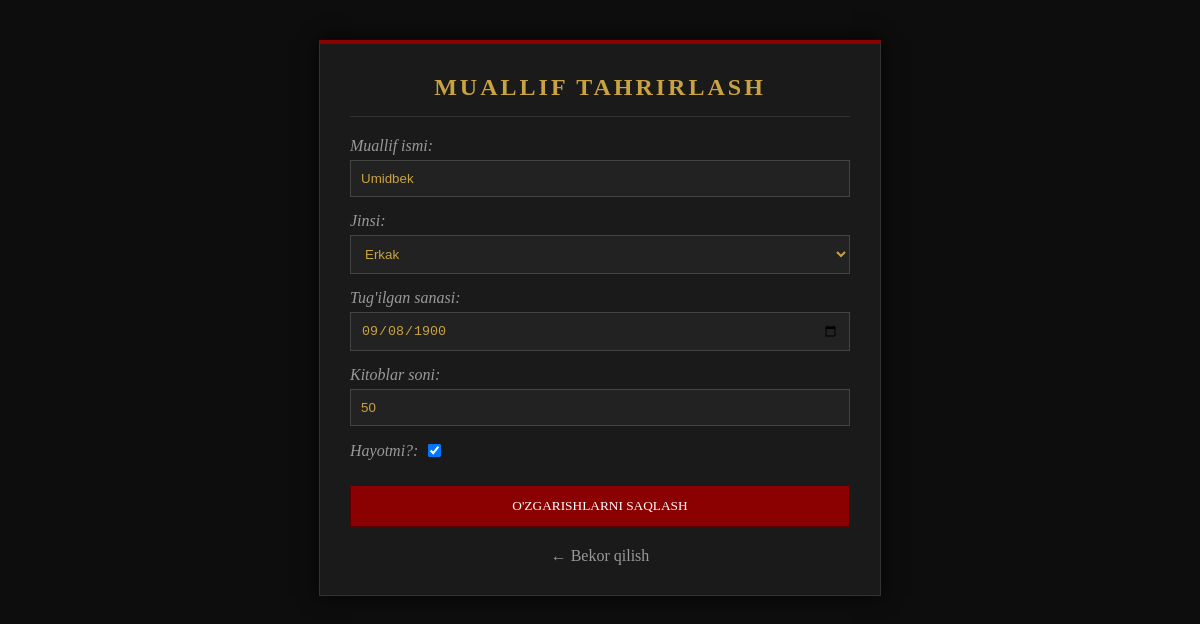
The app's page /muallif/3/tahrirlash/ with its own data.
### main/models.py (models this page shows, shortened)
class Muallif(models.Model):
    class Jins(models.TextChoices):
        MALE = 'male', 'Male'
        FEMALE = 'female', 'Female'
    ism = models.CharField(max_length = 100)
    jins = models.CharField(max_length = 100, choices=Jins.choices)
    tugilgan_sana = models.DateField()
    kitob_soni = models.IntegerField()
    tirik = models.BooleanField()
    class Meta:
        verbose_name = "Muallif"
        verbose_name_plural = "Mualliflar"

### main/views.py (the view, shortened to what this page needs)
# urls.py: path('muallif/<int:pk>/tahrirlash/', views.muallif_tahrirlash, name='muallif_tahrirlash'),
def muallif_tahrirlash(request, pk):
    muallif = get_object_or_404(Muallif, id=pk)
    return render(request, 'muallif_tahrirlash.html', {'muallif': muallif})

### main/templates/muallif_tahrirlash.html (shortened to what this page needs)
<!DOCTYPE html>
<html lang="uz">
<head>
</head>
<body>
    <div class="container">
        <h2>Muallif Tahrirlash</h2>
        <form method="POST">
            <label>Muallif ismi:</label>
            <input type="text" name="ism" value="{{ muallif.ism }}" required>
            <label>Jinsi:</label>
            <select name="jins" required>
                <option value="male" {% if muallif.jins == 'male' %}selected{% endif %}>Erkak</option>
            </select>
            <label>Tug'ilgan sanasi:</label>
            <input type="date" name="tugilgan_sana" value="{{ muallif.tugilgan_sana|date:'Y-m-d' }}" required>
            <label>Kitoblar soni:</label>
            <input type="number" name="kitob_soni" value="{{ muallif.kitob_soni }}" required>
            <label style="display: flex; align-items: center;">
                Hayotmi?: <input type="checkbox" name="tirik" style="margin-left:10px;" {% if muallif.tirik %}checked{% endif %}>
            </label>
            <button type="submit" class="submit-btn">O'zgarishlarni Saqlash</button>
        </form>
        <a href="/mualliflar/" class="back-btn">&#8592; Bekor qilish</a>
    </div>
</body>
</html>

### main/templates/muallif_tahrirlash.html (style rules this page uses)
body { background-color: #0d0d0d; color: #e0e0e0; font-family: 'Georgia', serif; margin: 0; padding: 40px 20px; }
.container { max-width: 500px; margin: 0 auto; background-color: #1a1a1a; padding: 30px; border: 1px solid #333; box-shadow: 0 0 20px rgba(0, 0, 0, 0.8); border-top: 4px solid #8b0000; }
h2 { color: #c9a343; font-family: 'Times New Roman', Times, serif; text-align: center; text-transform: uppercase; letter-spacing: 3px; border-bottom: 1px solid #333; padding-bottom: 15px; margin-top: 0; }
label { display: block; margin-top: 15px; color: #999; font-style: italic; }
input[type="text"], input[type="date"], input[type="number"], select { width: 100%; padding: 10px; margin-top: 5px; background-color: #222; border: 1px solid #444; color: #c9a343; box-sizing: border-box; }
.submit-btn { width: 100%; margin-top: 25px; padding: 12px; background-color: #8b0000; color: #fff; border: 1px solid #5a0000; cursor: pointer; text-transform: uppercase; font-family: 'Georgia', serif; transition: 0.3s; }
.back-btn { display: block; text-align: center; margin-top: 20px; color: #999; text-decoration: none; }

### records on screen
Muallif: ism "Umidbek", jins "Erkak", tugilgan_sana "09/08/1900", kitob_soni "50", tirik "☑"
